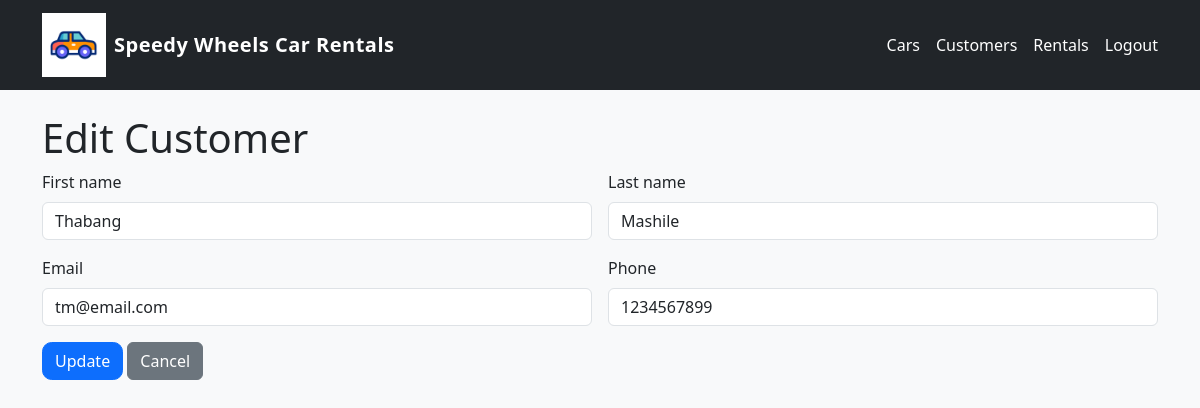
Screenshot of /pages/customer_edit.php?customer_id=2 (signed in) with the database file from the repository.
### tables this page shows
CREATE TABLE `customers` (
  `id` int(11) NOT NULL,
  `first_name` varchar(50) NOT NULL,
  `last_name` varchar(50) NOT NULL,
  `email` varchar(125) NOT NULL,
  `phone` varchar(12) DEFAULT NULL
);

### pages/customer_edit.php (the view, shortened to what this page needs)
<?php
require __DIR__ . '/../includes/db.php';
require __DIR__ . '/../includes/header.php';
$customer_id = isset($_GET['customer_id']) ? (int) $_GET['customer_id'] : 0;
$sql_one = "SELECT * FROM customers WHERE id = " . $customer_id;
$result_one = mysqli_query($database_connection, $sql_one);
$current_customer = mysqli_fetch_assoc($result_one);
$first_name = $current_customer['first_name'];
$last_name = $current_customer['last_name'];
$email = $current_customer['email'];
$phone = $current_customer['phone'];
?>
<h1>Edit Customer</h1>
<form method="post" class="row g-3">
  <div class="col-md-6">
    <label class="form-label">First name</label>
    <input class="form-control" name="first_name" value="<?php echo htmlspecialchars($first_name); ?>">
  </div>
  <div class="col-md-6">
    <label class="form-label">Last name</label>
    <input class="form-control" name="last_name" value="<?php echo htmlspecialchars($last_name); ?>">
  </div>
  <div class="col-md-6">
    <label class="form-label">Email</label>
    <input class="form-control" name="email" value="<?php echo htmlspecialchars($email); ?>">
  </div>
  <div class="col-md-6">
    <label class="form-label">Phone</label>
    <input class="form-control" name="phone" value="<?php echo htmlspecialchars($phone); ?>">
  </div>
  <div class="col-12">
    <button class="btn btn-primary" type="submit">Update</button>
    <a class="btn btn-secondary" href="customers_list.php">Cancel</a>
  </div>
</form>
<?php require __DIR__ . '/../includes/footer.php'; ?>

### css/styles.css (style rules this page uses)
body { background-color: #f7f8fa; }
.btn-primary { border-radius: 0.6rem; }

### rows the page displays
customers: first_name "Thabang", last_name "Mashile", email "tm@email.com", phone "1234567899"
